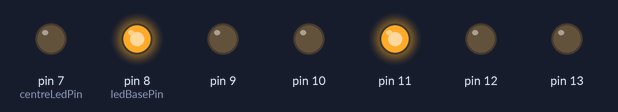
This sketch was run on a simulated Arduino Uno, built with avr-gcc and run on an emulated ATmega328P. Parts: output pins drawn as LEDs (lit = HIGH). Random numbers use the default seed unless the sketch sets one.

Above: at 0.1 s.
At 12.6 s:
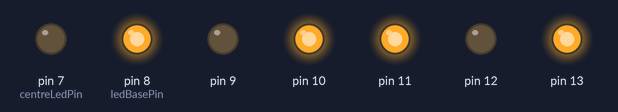
At 15.6 s:
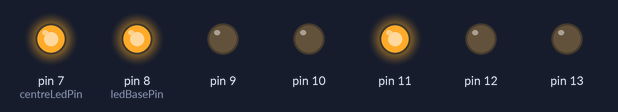
At 26.1 s:
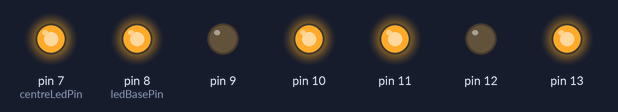
At 33.6 s:
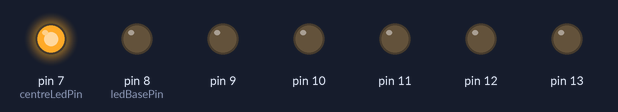
At 39.1 s:
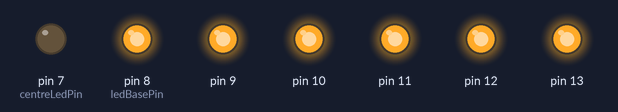
Timing chart, 0 to 40.0 s (numbered marks = the images above):
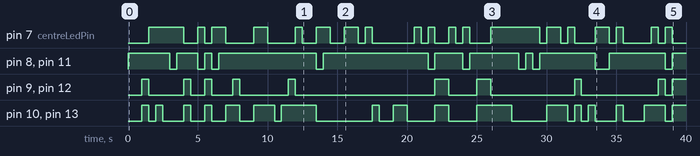

Measured:
- by itself, pin 7 (centreLedPin): LOW → HIGH at 1.5 s, → LOW 2.5 s later, → HIGH 1.0 s later, → LOW 0.50 s later, … (38 changes in this stretch)
- by itself, pin 9, pin 12: LOW → HIGH at 1.0 s, → LOW 0.50 s later, → HIGH 2.5 s later, → LOW 0.50 s later, … (19 changes in this stretch)
- by itself, pin 10, pin 13: LOW → HIGH at 1.0 s, → LOW 0.50 s later, → HIGH 0.50 s later, → LOW 0.50 s later, … (33 changes in this stretch)
- by itself, pin 8 (ledBasePin), pin 11: LOW → HIGH at 0.00 s, → LOW 3.0 s later, → HIGH 0.50 s later, → LOW 1.5 s later, … (21 changes in this stretch)

The sketch:

v2_random.ino
```cpp
// set constants
const char ledBasePin=8;
const char centreLedPin=7;
const int loopDelay=500;

// function declarations
void showNumber(char number);

// global variables
char number;

void setup()
{
  char i;
  pinMode(centreLedPin, OUTPUT);
  for (i=0; i<6; i=i+1) {
    pinMode(ledBasePin+i, OUTPUT);
  }
}

void loop()
{
  number=random(1,7);
  showNumber(number);
  delay(loopDelay);
}

void showNumber(char number)
{
  switch (number) {
    case 1:
      digitalWrite(centreLedPin, HIGH);
      digitalWrite(ledBasePin+0, LOW);
      digitalWrite(ledBasePin+1, LOW);
      digitalWrite(ledBasePin+2, LOW);
      digitalWrite(ledBasePin+3, LOW);
      digitalWrite(ledBasePin+4, LOW);
      digitalWrite(ledBasePin+5, LOW);
      break;
    case 2:
      digitalWrite(centreLedPin, LOW);
      digitalWrite(ledBasePin+0, HIGH);
      digitalWrite(ledBasePin+1, LOW);
      digitalWrite(ledBasePin+2, LOW);
      digitalWrite(ledBasePin+3, HIGH);
      digitalWrite(ledBasePin+4, LOW);
      digitalWrite(ledBasePin+5, LOW);
      break;
    case 3:
      digitalWrite(centreLedPin, HIGH);
      digitalWrite(ledBasePin+0, HIGH);
      digitalWrite(ledBasePin+1, LOW);
      digitalWrite(ledBasePin+2, LOW);
      digitalWrite(ledBasePin+3, HIGH);
      digitalWrite(ledBasePin+4, LOW);
      digitalWrite(ledBasePin+5, LOW);
      break;
    case 4:
      digitalWrite(centreLedPin, LOW);
      digitalWrite(ledBasePin+0, HIGH);
      digitalWrite(ledBasePin+1, LOW);
      digitalWrite(ledBasePin+2, HIGH);
      digitalWrite(ledBasePin+3, HIGH);
      digitalWrite(ledBasePin+4, LOW);
      digitalWrite(ledBasePin+5, HIGH);
      break;
    case 5:
      digitalWrite(centreLedPin, HIGH);
      digitalWrite(ledBasePin+0, HIGH);
      digitalWrite(ledBasePin+1, LOW);
      digitalWrite(ledBasePin+2, HIGH);
      digitalWrite(ledBasePin+3, HIGH);
      digitalWrite(ledBasePin+4, LOW);
      digitalWrite(ledBasePin+5, HIGH);
      break;
    case 6:
      digitalWrite(centreLedPin, LOW);
      digitalWrite(ledBasePin+0, HIGH);
      digitalWrite(ledBasePin+1, HIGH);
      digitalWrite(ledBasePin+2, HIGH);
      digitalWrite(ledBasePin+3, HIGH);
      digitalWrite(ledBasePin+4, HIGH);
      digitalWrite(ledBasePin+5, HIGH);
      break;
  }
}
```
